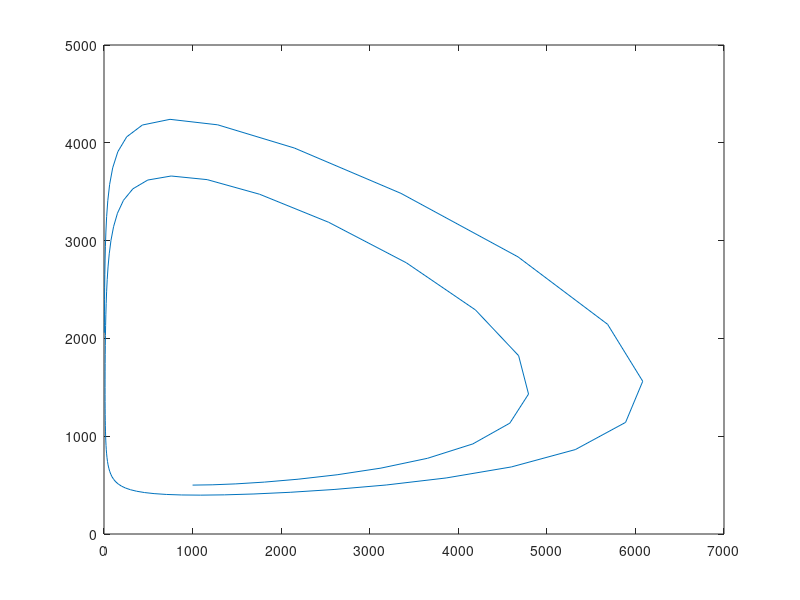

Source code (MATLAB):
clc;
clear all ;
close all;
format long g;
a1=3;
a2=0.002;
b1=0.0006;
b2=0.5;
h=0.1;
y=0:h:10;
n=length(y);
x(1)=1000;
w(1)=500;
for i=2:n
    k11=h*((a1*(x(i-1)))-(a2*(x(i-1))*(w(i-1))));
    k21=h*((b1*(x(i-1))*(w(i-1)))-(b2*(w(i-1))));
   
    k12=h*((a1*((x(i-1)+(0.5*(k11)))))-(a2*((x(i-1))+(0.5*(k11)))*((w(i-1))+(0.5*(k21)))));
    k22=h*((b1*((x(i-1))+(0.5*(k11)))*((w(i-1))+(0.5*(k21))))-(b2*((w(i-1)+(0.5*(k11))))));
    
    k13=h*((a1*((x(i-1)+(0.5*(k12)))))-(a2*((x(i-1))+(0.5*(k12)))*((w(i-1))+(0.5*(k22)))));
    k23=h*((b1*((x(i-1))+(0.5*(k12)))*((w(i-1))+(0.5*(k22))))-(b2*((w(i-1)+(0.5*(k12))))));
    
    k14=h*((a1*((x(i-1)+(k13))))-(a2*((x(i-1))+(k13))*((w(i-1))+(k23))));
    k24=h*((b1*((x(i-1))+(k13)))*((w(i-1))+(k23))-(b2*((w(i-1)+(k13)))));
   
   
  
    x(i)=(x(i-1))+((1/6)*(k11+(2*k12)+(2*k13)+k14));
    w(i)=(w(i-1))+((1/6)*(k21+(2*k22)+(2*k23)+k24));
    
end
%title('runge kuuta orde 4')
plot (x,w)
%xlabel('mangsa'),ylabel('pemangsa')
%plot(y,x,'b')
%hold on 
%plot(y,w,'r')
%hold off
%xlabel('Waktu'),ylabel('Jumlah Populasi')
%make_legend ('mangsa','pemangsa',-1)